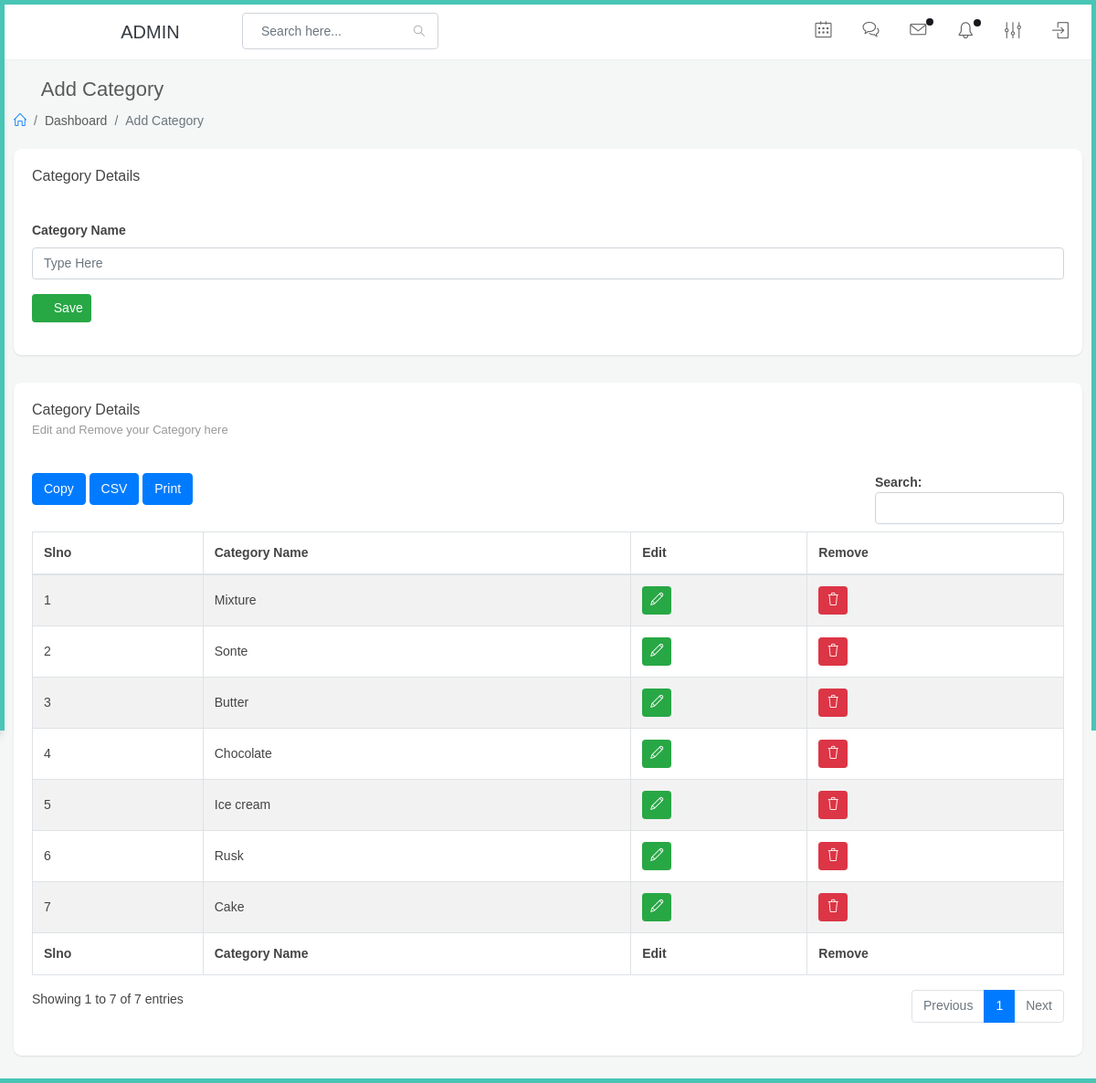
The page /main/category/add-category.php (signed in) on the database its author committed.
### tables this page shows
CREATE TABLE `tblcategory` (
  `id` int(11) NOT NULL,
  `userID` varchar(50) DEFAULT NULL,
  `name` varchar(255) NOT NULL,
  `status` varchar(255) NOT NULL DEFAULT '1'
);

### main/category/add-category.php (the view, shortened to what this page needs)
<?php
include('../common/header2.php');
include('../common/sidebar.php');
 ?>
<link rel="stylesheet" href="https://cdn.jsdelivr.net/npm/toastify-js/src/toastify.min.css" />
    <div id="main-content">
        <div class="container-fluid">
            <div class="block-header">
                <div class="row">
                    <div class="col-lg-5 col-md-8 col-sm-12">
                        <h2><a href="javascript:void(0);" class="btn btn-xs btn-link btn-toggle-fullwidth"><i class="fa fa-arrow-left"></i></a> Add Category</h2>
                        <ul class="breadcrumb">
                            <li class="breadcrumb-item"><a href="index.php"><i class="icon-home"></i></a></li>
                            <li class="breadcrumb-item">Dashboard</li>
                            <li class="breadcrumb-item active">Add Category</li>
                        </ul>
                    </div>
                </div>
            </div>
            <div class="row clearfix">
                <div class="col-lg-12 col-md-12">
                    <div class="card planned_task">
                        <div class="header">
                            <h2>Category Details</h2>
                        </div>
                        <div class="body">
                             <form  method="post" action="">
                                <div class="form-group">
                                    <label>Category Name</label>
                                    <input type="text"  placeholder="Type Here" class="form-control" name="name" required>
                                </div>
                                <div class="form-group">
                                <button type="submit"  name="submit" class="btn btn-success btn-sm"><i class="fa fa-check-circle"></i> <span>Save</span></button>
                                </div>
                            </form>
                        </div>
                    </div>
                </div>
                <div class="col-lg-12">
                    <div class="card">
                        <div class="header">
                            <h2>Category Details<small>Edit and Remove your Category here</small> </h2>
                        </div>
                        <div class="body">
						<div class="table-responsive">
                            <table class="table table-bordered table-striped table-hover dataTable js-exportable">
                                <thead>
                                    <tr>
                                        <th>Slno</th>
                                        <th>Category Name</th>
                                        <th>Edit</th>
                                        <th>Remove</th>
                                    </tr>
                                </thead>
                                <tfoot>
                                    <tr>
                                        <th>Slno</th>
                                        <th>Category Name</th>
                                        <th>Edit</th>
                                        <th>Remove</th>
                                    </tr>
                                </tfoot>
                                <tbody>
                                <?php
                                    $slno=1;
                                    $query = "SELECT * FROM tblcategory WHERE status = '1' and userID='$sessionAdmin' order by id desc";
                                    $result = mysqli_query($conn, $query);
                                    while($row=mysqli_fetch_array($result)){
                                ?>
                                    <tr>
                                        <td><?php echo $slno;?></td>
                                        <td><?php echo $row['name'];?></td>
                                        <td>
                                            <form action="edit-category" method="post">
                                            <button type="submit" class="btn btn-success btn-sm "><i class="icon-pencil"></i><span></span></button>
                                            </form>
                                        </td>
                                        <td><button type="submit" name="submit" class="btn btn-danger btn-sm js-sweetalert" data-type="ajax-loader" onclick="ready(<?php echo $row['id'];?>)"><i class="icon-trash"></i></button></td>
                                    </tr>
                                <?php $slno++; } ?>
                                </tbody>
                            </table>
							</div>
                        </div>
                    </div>
                </div>
            </div>
        </div>
    </div>
</div>
</body>
</html>

### assets/css/color_skins.css (style rules this page uses)
.theme-cyan:before,.theme-cyan:after { background:#49c5b6 }

### rows shown on the page
tblcategory: name "Mixture"
tblcategory: name "Sonte"
tblcategory: name "Butter"
tblcategory: name "Chocolate"
tblcategory: name "Ice cream"
tblcategory: name "Rusk"
tblcategory: name "Cake"
